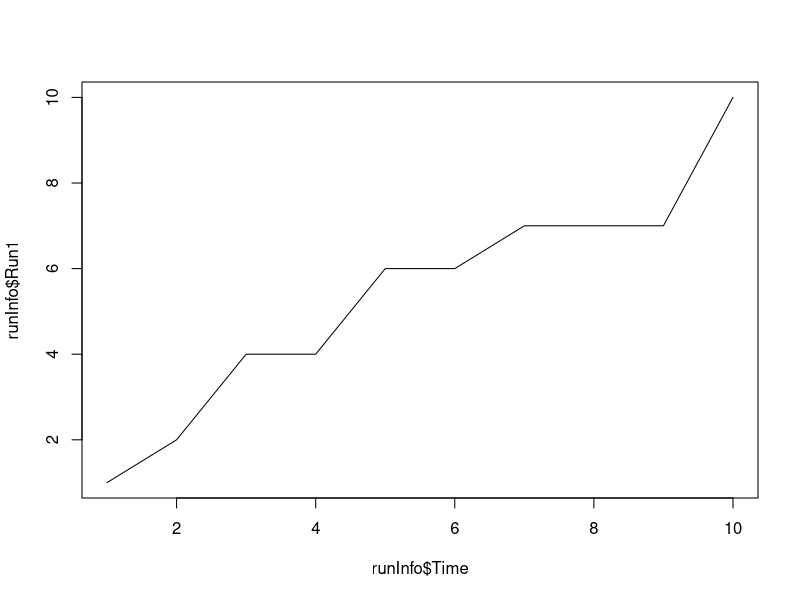
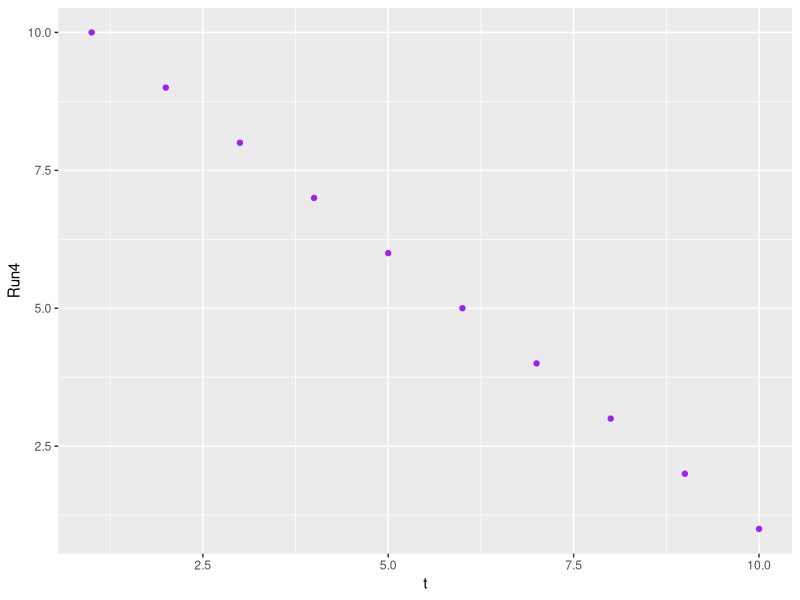
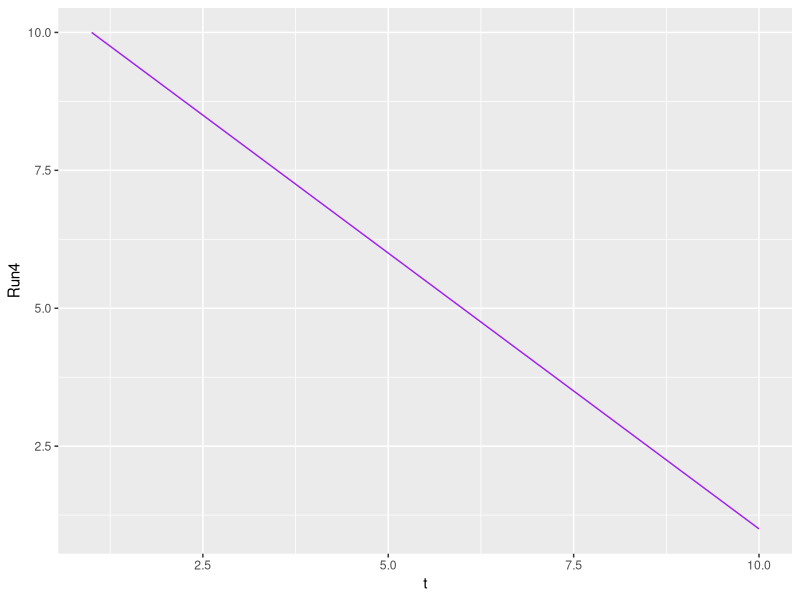
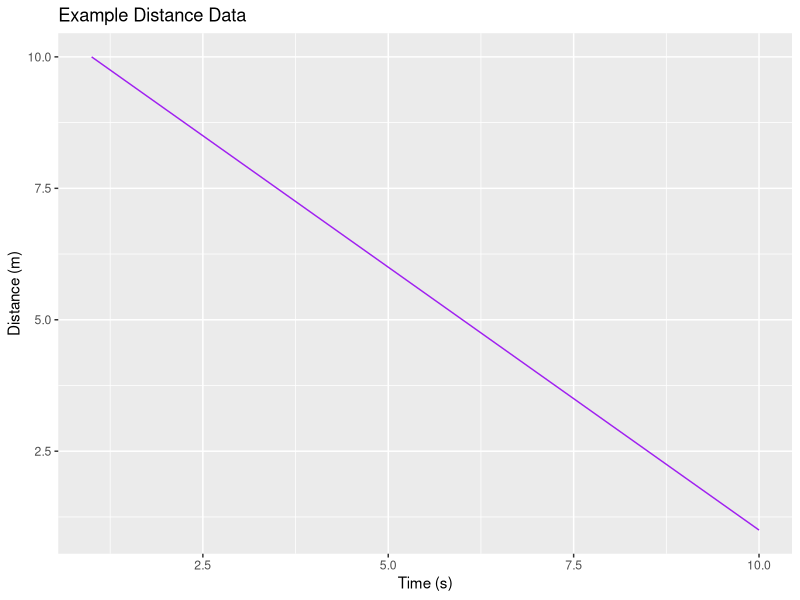
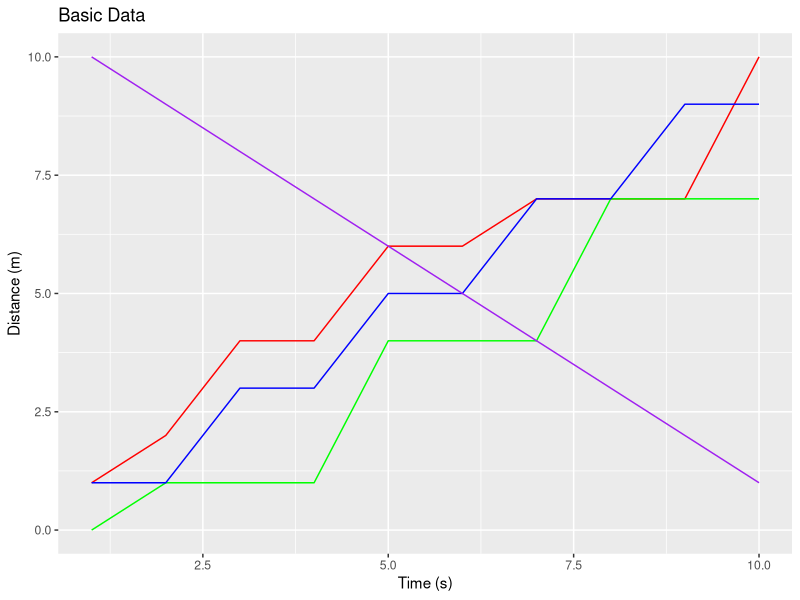

Generate these figures, in order, with R:
setwd("C:/Users/[user]/OneDrive/Documents/GitHub/Algebra-Based-Physics/unit_01_fundamentals")

# Store data in data frames to have it all in one place
# Create a set of vectors and add them to the data frame

t <- c(1:10)

x1 <- c(1,2,4,4,6,6,7,7,7,10)
x2 <- c(0,1,1,1,4,4,4,7,7,7)
x3 <- c(1,1,3,3,5,5,7,7,9,9)
x4 <- c(10,9,8,7,6,5,4,3,2,1)

# Create a data frame using data.frame and assigning labels

runInfo <- data.frame("Time" = t, "Run1" = x1, "Run2" = x2, "Run3" = x3)

# Plot any column using $ after the name of the data frame then
# type in the name of the column. Spaces are replaced with "."

plot(runInfo$Time, runInfo$Run1, type = "l")

# If you need to add a column to the data frame do the following:

runInfo$Run4 <- x4

# Saving a data frame can be done by using write.csv
# Rnotebook prints it out, so to save go to github and to the project
# and create a new file, save as FILENAME.csv and paste in the printout

write.csv(runInfo)


# ggplot2 has more graphing abilities.
# Load ggplot2 using the library() function

library(ggplot2)

# when using ggplot() you load the entire data set then select what you
# want plotted and add layers added to it.

ggplot(runInfo, aes(t, Run4)) +
  geom_point(color = "purple")

# To change from point to line use geom_line()

ggplot(runInfo, aes(t, Run4)) +
  geom_line(color = "purple")

# All graphs should have clear, descriptive labels.
# To add a label use labs(title, x, y)

ggplot(runInfo, aes(t, Run4)) +
  geom_line(color = "purple") +
  labs(title="Example Distance Data", x = "Time (s)", y = "Distance (m)")

# To plot multiple graphs, add more geom_line()

ggplot(runInfo) +
  geom_line(aes(t, Run1), color="red") + 
  geom_line(aes(t, Run2), color="green") + 
  geom_line(aes(t, Run3), color="blue") +
  geom_line(aes(t, Run4), color="purple") +
  labs(title = "Basic Data", x="Time (s)", y="Distance (m)")






